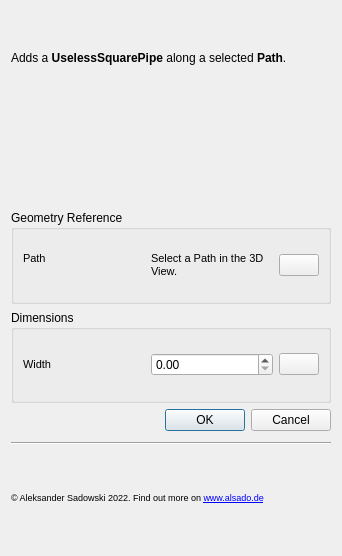
<?xml version="1.0" encoding="UTF-8"?>
<ui version="4.0">
 <class>Form</class>
 <widget class="QWidget" name="Form">
  <property name="geometry">
   <rect>
    <x>0</x>
    <y>0</y>
    <width>342</width>
    <height>556</height>
   </rect>
  </property>
  <property name="sizePolicy">
   <sizepolicy hsizetype="Fixed" vsizetype="Fixed">
    <horstretch>0</horstretch>
    <verstretch>0</verstretch>
   </sizepolicy>
  </property>
  <property name="windowTitle">
   <string>Form</string>
  </property>
  <layout class="QVBoxLayout" name="verticalLayout">
   <item>
    <widget class="QLabel" name="label_9">
     <property name="font">
      <font>
       <pointsize>9</pointsize>
      </font>
     </property>
     <property name="text">
      <string>&lt;html&gt;&lt;head/&gt;&lt;body&gt;&lt;p&gt;Adds a &lt;span style=&quot; font-weight:600;&quot;&gt;UselessSquarePipe&lt;/span&gt; along a selected &lt;span style=&quot; font-weight:600;&quot;&gt;Path&lt;/span&gt;.&lt;/p&gt;&lt;/body&gt;&lt;/html&gt;</string>
     </property>
     <property name="wordWrap">
      <bool>true</bool>
     </property>
    </widget>
   </item>
   <item>
    <widget class="QLabel" name="label">
     <property name="maximumSize">
      <size>
       <width>320</width>
       <height>240</height>
      </size>
     </property>
     <property name="text">
      <string/>
     </property>
     <property name="pixmap">
      <pixmap>placeholder-info.png</pixmap>
     </property>
     <property name="scaledContents">
      <bool>true</bool>
     </property>
     <property name="alignment">
      <set>Qt::AlignCenter</set>
     </property>
    </widget>
   </item>
   <item>
    <widget class="QGroupBox" name="groupBox">
     <property name="title">
      <string>Geometry Reference</string>
     </property>
     <layout class="QVBoxLayout" name="verticalLayout_2">
      <item>
       <layout class="QHBoxLayout" name="horizontalLayout" stretch="1,1,0">
        <item>
         <widget class="QLabel" name="label_2">
          <property name="font">
           <font>
            <pointsize>8</pointsize>
           </font>
          </property>
          <property name="text">
           <string>Path</string>
          </property>
          <property name="alignment">
           <set>Qt::AlignLeading|Qt::AlignLeft|Qt::AlignTop</set>
          </property>
         </widget>
        </item>
        <item>
         <widget class="QLabel" name="label_3">
          <property name="font">
           <font>
            <pointsize>8</pointsize>
           </font>
          </property>
          <property name="text">
           <string>&lt;html&gt;&lt;head/&gt;&lt;body&gt;&lt;p&gt;Select a Path in the 3D View.&lt;/p&gt;&lt;/body&gt;&lt;/html&gt;</string>
          </property>
          <property name="wordWrap">
           <bool>true</bool>
          </property>
         </widget>
        </item>
        <item>
         <widget class="QPushButton" name="path_help_button">
          <property name="text">
           <string/>
          </property>
          <property name="icon">
           <iconset>
            <normaloff>help.png</normaloff>help.png</iconset>
          </property>
          <property name="iconSize">
           <size>
            <width>20</width>
            <height>20</height>
           </size>
          </property>
          <property name="flat">
           <bool>false</bool>
          </property>
         </widget>
        </item>
       </layout>
      </item>
     </layout>
    </widget>
   </item>
   <item>
    <widget class="QGroupBox" name="groupBox_2">
     <property name="title">
      <string>Dimensions</string>
     </property>
     <layout class="QVBoxLayout" name="verticalLayout_3">
      <item>
       <layout class="QHBoxLayout" name="horizontalLayout_2" stretch="5,5,0">
        <item>
         <widget class="QLabel" name="label_4">
          <property name="font">
           <font>
            <pointsize>8</pointsize>
           </font>
          </property>
          <property name="text">
           <string>Width</string>
          </property>
         </widget>
        </item>
        <item>
         <widget class="QDoubleSpinBox" name="width_spinbox"/>
        </item>
        <item>
         <widget class="QPushButton" name="width_help_button">
          <property name="text">
           <string/>
          </property>
          <property name="icon">
           <iconset>
            <normaloff>help.png</normaloff>help.png</iconset>
          </property>
          <property name="iconSize">
           <size>
            <width>20</width>
            <height>20</height>
           </size>
          </property>
          <property name="autoDefault">
           <bool>false</bool>
          </property>
          <property name="flat">
           <bool>false</bool>
          </property>
         </widget>
        </item>
       </layout>
      </item>
     </layout>
    </widget>
   </item>
   <item>
    <widget class="QDialogButtonBox" name="buttonBox">
     <property name="standardButtons">
      <set>QDialogButtonBox::Cancel|QDialogButtonBox::Ok</set>
     </property>
    </widget>
   </item>
   <item>
    <spacer name="verticalSpacer">
     <property name="orientation">
      <enum>Qt::Vertical</enum>
     </property>
     <property name="sizeType">
      <enum>QSizePolicy::Fixed</enum>
     </property>
     <property name="sizeHint" stdset="0">
      <size>
       <width>20</width>
       <height>5</height>
      </size>
     </property>
    </spacer>
   </item>
   <item>
    <widget class="Line" name="line">
     <property name="orientation">
      <enum>Qt::Horizontal</enum>
     </property>
    </widget>
   </item>
   <item>
    <widget class="QLabel" name="label_6">
     <property name="font">
      <font>
       <pointsize>7</pointsize>
      </font>
     </property>
     <property name="text">
      <string>&lt;html&gt;&lt;head/&gt;&lt;body&gt;&lt;p&gt;© Aleksander Sadowski 2022.                         Find out more on &lt;a href=&quot;https://www.alsado.de&quot;&gt;&lt;span style=&quot; text-decoration: underline; color:#0000ff;&quot;&gt;www.alsado.de&lt;/span&gt;&lt;/a&gt;&lt;/p&gt;&lt;/body&gt;&lt;/html&gt;</string>
     </property>
     <property name="wordWrap">
      <bool>true</bool>
     </property>
     <property name="openExternalLinks">
      <bool>true</bool>
     </property>
    </widget>
   </item>
  </layout>
 </widget>
 <resources/>
 <connections/>
</ui>
